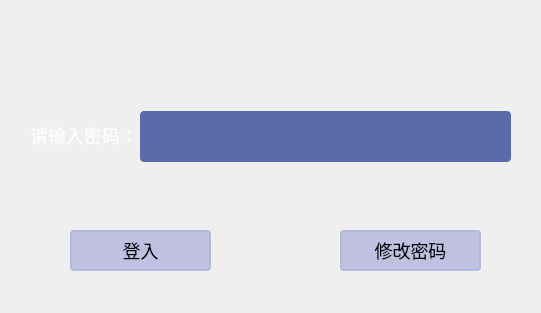
<?xml version="1.0" encoding="UTF-8"?>
<ui version="4.0">
 <class>VerifyDialog</class>
 <widget class="QDialog" name="VerifyDialog">
  <property name="geometry">
   <rect>
    <x>0</x>
    <y>0</y>
    <width>541</width>
    <height>313</height>
   </rect>
  </property>
  <property name="windowTitle">
   <string>关于</string>
  </property>
  <property name="windowIcon">
   <iconset>
    <normaloff>images/logo.png</normaloff>images/logo.png</iconset>
  </property>
  <property name="styleSheet">
   <string notr="true">QDialog
{
	background-image: url(:/images/mainBackgound.png);
}
QWidget
{
  	font-size:18px;
}
QPushButton
{
	font-size:18px;
	font-family:Microsoft Yahei;
}
QPushButton
{
background-color: rgb(192, 192, 224);
border-color: rgb(176, 186, 221);
border-width: 2px;
border-style: solid;
border-radius: 4;
}
QPushButton:hover
{
border-color: rgb(240, 240, 240);
}
QPushButton:pressed
{
		border-color: rgb(240, 240, 240);
}
QLineEdit
{
border-width: 0px;
border-style: solid;
border-radius: 4;
background-color:rgb(89, 107, 169);
selection-background-color:rgb(136,150,199);
color:white;
}
QCheckBox
{
  	font-size:18px;
	color: rgb(255, 255, 255);
	font-family:Microsoft Yahei;
}
QLabel
{
font-size:18px;
color: rgb(255, 255, 255);
font-family:Microsoft Yahei;
}
QGroupBox
{
font-size:20px;
font-family:Microsoft Yahei;
}
QTreeView::item{height: 35px; }

QTableWidget,QTableView,QTreeView{
background: rgb(229,227,231);
selection-color:black;
}
QHeaderView{
	background-color: rgb(201, 212, 242);
	border-bottom:1px;
	border-style:solid;
	border-color: rgb(160, 160, 160);
}
QHeaderView::section{
	height:25px;
	margin-top:5px;
	margin-bottom:5px;
	background-color: rgb(201, 212, 242);
	color:black;
	border:0px;
	border-right:1px solid;
	border-color:rgb(94, 98, 143);
	}
QTableWidget::item{
	height:45px;
	border-bottom:1px solid;
	border-color: rgb(198, 207, 214);
}
QTableWidget::item:selected{
	background-color: rgb(175, 211, 237);
}</string>
  </property>
  <widget class="QPushButton" name="pushButtonOK">
   <property name="geometry">
    <rect>
     <x>70</x>
     <y>230</y>
     <width>141</width>
     <height>41</height>
    </rect>
   </property>
   <property name="text">
    <string>登入</string>
   </property>
  </widget>
  <widget class="QLabel" name="label_2">
   <property name="geometry">
    <rect>
     <x>30</x>
     <y>120</y>
     <width>111</width>
     <height>31</height>
    </rect>
   </property>
   <property name="text">
    <string>请输入密码：</string>
   </property>
  </widget>
  <widget class="QLineEdit" name="lineEdit_passwords">
   <property name="geometry">
    <rect>
     <x>140</x>
     <y>111</y>
     <width>371</width>
     <height>51</height>
    </rect>
   </property>
   <property name="echoMode">
    <enum>QLineEdit::Password</enum>
   </property>
  </widget>
  <widget class="QPushButton" name="pushButtonPasswd">
   <property name="geometry">
    <rect>
     <x>340</x>
     <y>230</y>
     <width>141</width>
     <height>41</height>
    </rect>
   </property>
   <property name="text">
    <string>修改密码</string>
   </property>
  </widget>
 </widget>
 <resources/>
 <connections/>
</ui>
